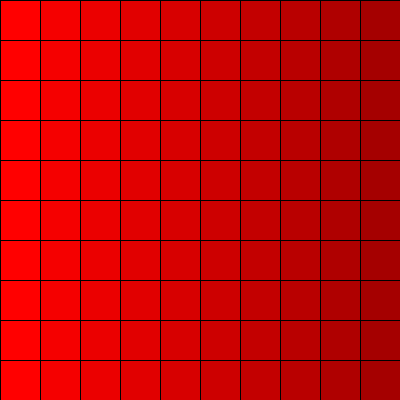
Frame 1 (no input)
Frame 60 (the mouse pressed at the canvas centre just before this capture): identical to frame 1, image omitted
Frame 120 (the mouse held since frame 60 and released just before this capture): identical to frame 1, image omitted

The Processing sketch that drew this single still picture (run headless with seeded random() and noise(); from frame 60 on, the mouse is pressed at the canvas centre):

// Processing sketch: for_4_degrade_grilla
// ── for_4_degrade_grilla.pde
void setup() {
  size(400, 400);
}

void draw() {
  dibujarGrilla();
}

// ── funciones.pde
void dibujarGrilla(){
  for (int j=0; j<10; j++) {
    dibujarLinea(j*40);
  }
}

void dibujarLinea(int posY){
  for (int i=0; i<10; i++) {
    fill(255 - i*10,0,0);
    rect(i*40, posY, 40, 40);
  }
}
